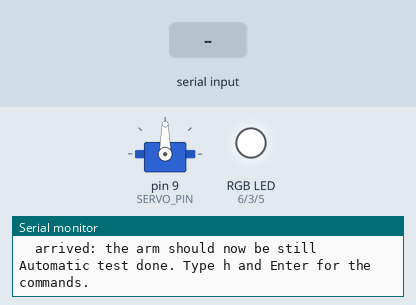
This sketch was run on a simulated Arduino Uno, built with avr-gcc and run on an emulated ATmega328P. On the bench: servo, an RGB LED mixed from three pins (HIGH = lit), the last lines printed to the serial monitor. The inputs (shaded band) are chosen by the test bench.

Above: at 20.7 s.
20.8 s: "p\n" received over Serial
At 20.97 s:
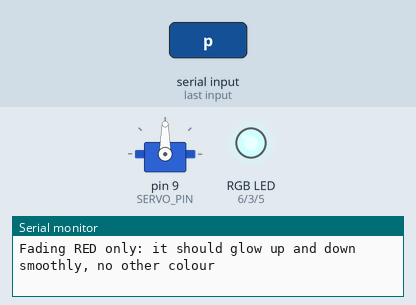
23.8 s: "30,150\n" received over Serial
At 26.6 s:
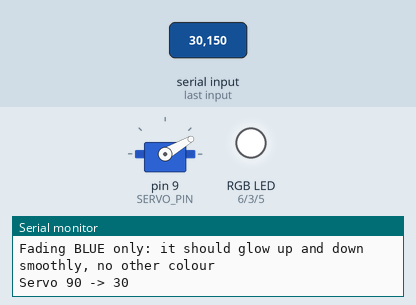
26.8 s: "c\n" received over Serial
At 29.6 s:
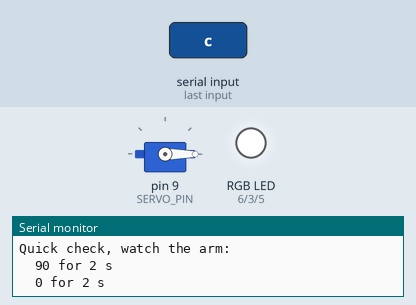
32.3 s: "200\n" received over Serial
35.3 s: "s\n" received over Serial
Timing chart, 0 to 39.3 s (numbered marks = the images above; inputs shaded):
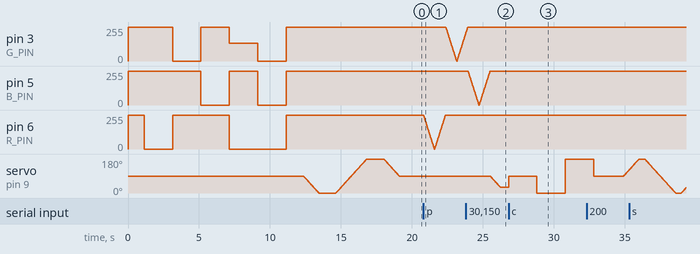

Measured:
- after the input at 23.8 s, servo on pin 9 (SERVO_PIN): moves from 90° to 30° over 0.70 s, starting after 1.7 s
- after the input at 26.8 s, servo on pin 9 (SERVO_PIN): 30° → 90° at once, → 0° 2.0 s later, → 180° 2.0 s later

The sketch:

Rig_LED_Servo_Test.ino
```cpp
/*
  Rig LED + Servo Test (Arduino Uno)
  A standalone test, separate from the game. Upload it, open the Serial Monitor
  at 9600 baud with line ending "Newline", and follow what it prints.

  Wiring (same as the game):
    RGB LED, common anode: long leg -> 5V, R -> pin 6, G -> pin 3, B -> pin 5
    Servo: signal -> pin 9, red -> 5V, brown or black -> GND

  When it starts it runs an automatic test once: the LED colours, then the servo angles.
  After that, type a command and press Enter:
    r  g  b      red, green, blue
    o            orange (the game's middle sanity colour)
    w            white
    x            LED off
    p            fade each colour up and down on its own (checks each pin)
    0 to 180     move the servo slowly to that angle
    s            sweep the servo 0 -> 180 -> 0
    c            quick check: positional or continuous servo?
    a            run the automatic test again
    h            show this list

  If "BOOT" appears again while the servo is moving, the Uno restarted:
  the servo is pulling too much power from the USB.
*/
#include <Servo.h>

const int R_PIN = 6, G_PIN = 3, B_PIN = 5;   // matched to how the LED is actually wired
const int SERVO_PIN = 9;
const int MS_PER_DEGREE = 12;     // how slowly the servo moves (higher = slower)

Servo arm;
int angle = 90;                   // where the servo arm is now
char buf[16];                     // the command being typed
byte len = 0;

// ---------- LED ----------
// Common anode: a colour is ON when its pin is LOW, so the value is flipped.
void setColour(int r, int g, int b) {
  analogWrite(R_PIN, 255 - r);
  analogWrite(G_PIN, 255 - g);
  analogWrite(B_PIN, 255 - b);
}

void showColour(const __FlashStringHelper *name, int r, int g, int b) {
  setColour(r, g, b);
  Serial.print(F("LED -> "));
  Serial.println(name);
}

// Fades one pin up and down while the other two stay off.
void fadeOne(const __FlashStringHelper *name, int pin) {
  Serial.print(F("Fading "));
  Serial.print(name);
  Serial.println(F(" only: it should glow up and down smoothly, no other colour"));
  setColour(0, 0, 0);
  for (int v = 0; v <= 255; v += 5) { analogWrite(pin, 255 - v); delay(15); }
  for (int v = 255; v >= 0; v -= 5) { analogWrite(pin, 255 - v); delay(15); }
  setColour(0, 0, 0);
}

// ---------- Servo ----------
// Moves one degree at a time, then stops the signal so the servo does not jitter.
void moveTo(int target) {
  target = constrain(target, 0, 180);
  Serial.print(F("Servo "));
  Serial.print(angle);
  Serial.print(F(" -> "));
  Serial.println(target);
  arm.attach(SERVO_PIN);
  arm.write(angle);
  while (angle != target) {
    angle += (target > angle) ? 1 : -1;
    arm.write(angle);
    delay(MS_PER_DEGREE);
  }
  delay(400);                     // let it settle
  arm.detach();
  Serial.println(F("  arrived: the arm should now be still"));
}

// A positional servo goes middle, end, other end and stops each time.
// A continuous servo instead stops, spins one way, then spins the other way.
void quickCheck() {
  Serial.println(F("Quick check, watch the arm:"));
  arm.attach(SERVO_PIN);
  Serial.println(F("  90 for 2 s"));  arm.write(90);  delay(2000);
  Serial.println(F("  0 for 2 s"));   arm.write(0);   delay(2000);
  Serial.println(F("  180 for 2 s")); arm.write(180); delay(2000);
  Serial.println(F("  90 for 2 s"));  arm.write(90);  delay(2000);
  arm.detach();
  angle = 90;
  Serial.println(F("Positional: it went middle, one end, other end, middle and stopped each time."));
  Serial.println(F("Continuous: it kept spinning on 0 and 180 (one way, then the other)."));
}

void autoTest() {
  Serial.println(F("\n--- LED: each colour for 2 seconds ---"));
  showColour(F("RED"), 255, 0, 0);       delay(2000);
  showColour(F("GREEN"), 0, 255, 0);     delay(2000);
  showColour(F("BLUE"), 0, 0, 255);      delay(2000);
  showColour(F("ORANGE"), 255, 120, 0);  delay(2000);
  showColour(F("WHITE"), 255, 255, 255); delay(2000);
  showColour(F("OFF"), 0, 0, 0);

  Serial.println(F("\n--- Servo: middle, one end, other end, middle ---"));
  moveTo(90);  delay(800);
  moveTo(0);   delay(800);
  moveTo(180); delay(800);
  moveTo(90);
  Serial.println(F("\nAutomatic test done. Type h and Enter for the commands."));
}

void help() {
  Serial.println(F("\nCommands (type, then Enter):"));
  Serial.println(F("  r g b      red, green, blue"));
  Serial.println(F("  o          orange      w  white      x  off"));
  Serial.println(F("  p          fade each colour on its own"));
  Serial.println(F("  0 to 180   move the servo to that angle"));
  Serial.println(F("  s          sweep 0 -> 180 -> 0"));
  Serial.println(F("  c          quick check: positional or continuous servo?"));
  Serial.println(F("  a          run the automatic test again"));
}

void handle(char *cmd) {
  if (isDigit(cmd[0])) { moveTo(atoi(cmd)); return; }
  switch (tolower(cmd[0])) {
    case 'r': showColour(F("RED"), 255, 0, 0); break;
    case 'g': showColour(F("GREEN"), 0, 255, 0); break;
    case 'b': showColour(F("BLUE"), 0, 0, 255); break;
    case 'o': showColour(F("ORANGE"), 255, 120, 0); break;
    case 'w': showColour(F("WHITE"), 255, 255, 255); break;
    case 'x': showColour(F("OFF"), 0, 0, 0); break;
    case 'p': fadeOne(F("RED"), R_PIN); fadeOne(F("GREEN"), G_PIN); fadeOne(F("BLUE"), B_PIN); break;
    case 's': moveTo(0); moveTo(180); moveTo(0); break;
    case 'c': quickCheck(); break;
    case 'a': autoTest(); break;
    case 'h': help(); break;
    default:  Serial.println(F("Unknown command, type h for the list"));
  }
}

void setup() {
  Serial.begin(9600);
  pinMode(R_PIN, OUTPUT);
  pinMode(G_PIN, OUTPUT);
  pinMode(B_PIN, OUTPUT);
  setColour(0, 0, 0);
  delay(500);
  Serial.println(F("\n========== BOOT =========="));
  Serial.println(F("Rig LED + Servo Test. If BOOT shows again by itself, the Uno restarted."));
  arm.attach(SERVO_PIN);
  arm.write(angle);
  delay(600);
  arm.detach();
  autoTest();
}

void loop() {
  while (Serial.available()) {
    char c = Serial.read();
    if (c == '\n' || c == '\r') {
      if (len > 0) {
        buf[len] = 0;
        handle(buf);
        len = 0;
      }
    } else if (len < sizeof(buf) - 1) {
      buf[len++] = c;
    }
  }
}
```
